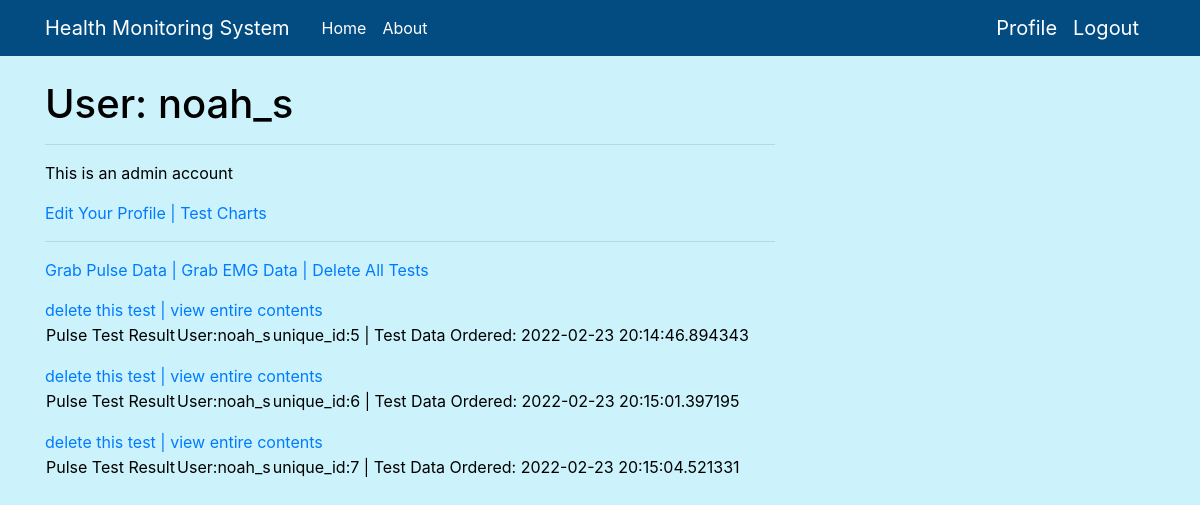
/auth/user/noah_s (signed in), run on the app's committed database.
### website/models.py (models this page shows, shortened)
class User(UserMixin, db.Model):
    id = db.Column(db.Integer, primary_key=True)
    username = db.Column(db.String(64), index=True, unique=True)
    email = db.Column(db.String(120), index=True, unique=True)          # email field format is validated
    DOB = db.Column(db.String(6), index=True, unique=True)              # DOB field format is validated
    password_hash = db.Column(db.String(128))
    packets = db.relationship("Packet", backref='author', lazy='dynamic')
    packet_count = db.Column(db.Integer, index=True)                    # TODO: managing the users packet counter
    admin = db.Column(db.Integer, index=True, default=False)

class Packet(db.Model):
    id = db.Column(db.Integer, primary_key=True)
    body = db.Column(db.String(500))
    timestamp = db.Column(db.DateTime, index=True, default=datetime.utcnow)     # this timestamp represents when the test was ordered
    test_taken = db.Column(db.String(50), index=True, default=None)             # this timestamp represents when the test was taken
    user_id = db.Column(db.Integer, db.ForeignKey('user.id'))
    test_type = db.Column(db.String(150), default=None)

### website/auth/routes.py (the view)
@bp.route('/user/<username>')
@login_required
def user(username):
    user = User.query.filter_by(username=username).first_or_404()
    return render_template('user.html', user=user, packets=user.packets.all())

### website/models.py (called while the page is built)
@login.user_loader
def load_user(id):
    return User.query.get(int(id))

### website/templates/user.html (shortened to what this page needs)
{% extends "base.html" %}
{% block content %}
    <h1>User: {{ user.username }}</h1>
    <hr>
    {% if user == current_user %}
    {% if user.admin == True %}
    <p>This is an admin account</p>
    {% endif %}
    <td><a href="{{ url_for('auth.edit_profile') }}">Edit Your Profile</a></td>
    <td><a href="{{ url_for('main.test_chart', username=current_user.username)}}"> |    Test Charts</a></td>
    <hr>
    <td><a href="{{ url_for('main.newtest', username=current_user.username) }}">Grab Pulse Data</a></td>
    <td><a href="{{ url_for('main.newtest', username=current_user.username) }}"> |    Grab EMG Data</a></td>
    <td><a href="{{ url_for('main.delete_all_tests', username=current_user.username) }}"> |    Delete All Tests</a></td>
    {% for packet in packets %}
    <p>
        {% include '_packet.html' %}
    </p>
    {% endfor %}
    {% endif %}
{% endblock %}

### website/templates/base.html (shortened to what this page needs)
<!doctype html>
<html lang="en">
  <head>
    <link rel="stylesheet" href="https://stackpath.bootstrapcdn.com/bootstrap/4.3.1/css/bootstrap.min.css">
    <link rel="stylesheet" type="text/css" href="{{ url_for('static', filename='main.css') }}">
  </head>
  <body>
    <header class="site-header">
      <nav class="navbar navbar-expand-md navbar-dark bg-steel fixed-top">
        <div class="container">
          <a class="navbar-brand mr-4" href="/">Health Monitoring System</a>
          <div class="collapse navbar-collapse" id="navbarToggle">
            <div class="navbar-nav mr-auto">
              {% if current_user.is_anonymous %}
              <a class="nav-item nav-link" href="{{ url_for('auth.index_guest') }}">Home</a>
              {% else %}
              <a class="nav-item nav-link" href="{{ url_for('auth.index') }}">Home</a>
              {% endif %}
              <a class="nav-item nav-link" href="/about">About</a>
            </div>
            {% if current_user.is_anonymous %}
            <div class="navbar-nav">
              <a class="nav-item nav-link" href="{{ url_for('auth.login') }}">Login</a>
              <a class="nav-item nav-link" href="{{ url_for('auth.signup') }}">Sign Up</a>
            </div>
            {% else %}
            <a class="navbar-brand" href="{{ url_for('auth.user', username=current_user.username) }}">Profile</a>
            <a class="navbar-brand" href="{{ url_for('auth.logout') }}">Logout</a>
            {% endif %}
          </div>
        </div>
      </nav>
    </header>
    <main role="main" class="container">
      <div class="row">
        <div class="col-md-8">
          {% block content %}{% endblock %}
    </main>
  </body>
</html>

### website/templates/_packet.html
<table>
        <tr valign="top">
            <td>{{ packet.test_type }} Test Result <br></td>
            <td>User:{{ packet.author.username}}  </td>
            <td>unique_id:{{packet.id}} |   Test Data Ordered: {{packet.timestamp}}</td>
        <a href="{{ url_for('main.deletetest', username=current_user.username, packet_id=packet.id) }}">delete this test  </a>
        <a href="{{ url_for('main.open_packet', username=current_user.username, packet_id=packet.id) }}">   |  view entire contents</a>
        </tr>
    </table>

### website/static/main.css (style rules this page uses)
body { background: #ccf2fb; color: #000000; margin-top: 5rem; }
h1, h2, h3, h4, h5, h6 { color: #000000; }
.bg-steel { background-color: #024c81; }
.site-header .navbar-nav .nav-link { color: #ffffff; }

### data on the page
User: username "noah_s"
Packet: test_type "Pulse", author.username "noah_s", id "5", timestamp "2022-02-23 20:14:46.894343"
Packet: test_type "Pulse", author.username "noah_s", id "6", timestamp "2022-02-23 20:15:01.397195"
Packet: test_type "Pulse", author.username "noah_s", id "7", timestamp "2022-02-23 20:15:04.521331"
